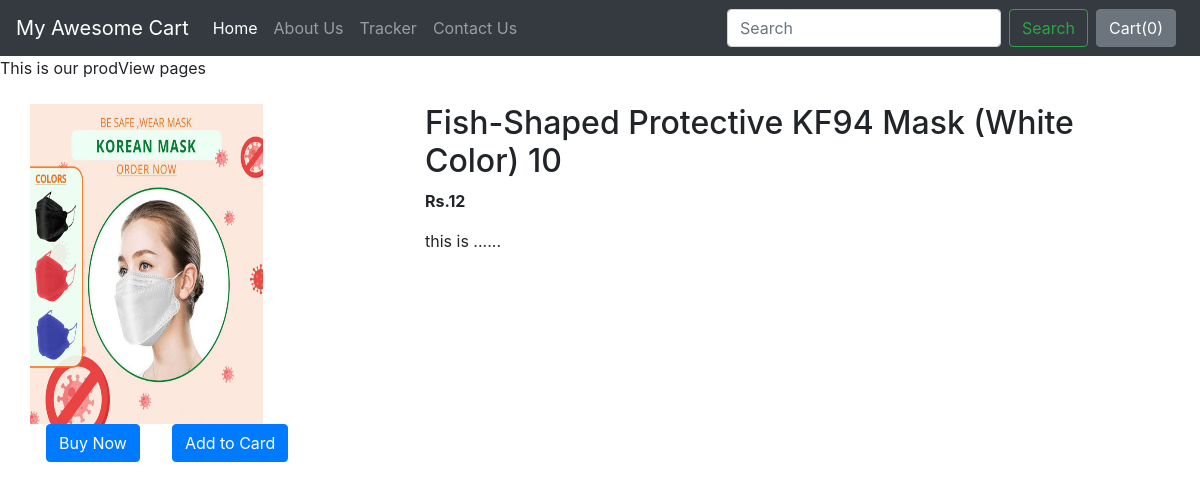
The app's page /shop/products/15 with its own data.
### shop/models.py (models this page shows, shortened)
class Product(models.Model):
    product_id = models.AutoField
    product_name = models.CharField(max_length=50)
    category = models.CharField(max_length=50, default="")
    subcategory = models.CharField(max_length=50, default="")
    price = models.IntegerField(default=0)
    desc = models.CharField(max_length=300)
    pub_date = models.DateField()
    image = models.ImageField(upload_to='shop/images', default="")

### shop/views.py (the view)
# urls.py: path("products/<int:myid>",views.productView,name="ProductView"),
def productView(request, myid):
    product = Product.objects.filter(id=myid)
    return render(request, 'shop/prodView.html', {'product':product[0]})

### shop/templates/shop/prodView.html (shortened to what this page needs)
{% extends 'shop/basic.html' %}
{% block body %}
 This is our prodView pages
<div class="container my-4">
    <div class="row">
    <div class="col-md-4">
        <div class="row">
            <img src="/media/{{product.image}}" width="233px" height="320px">
        </div>
           <div class="row">
            <button class="btn btn-primary mx-3"> Buy Now </button>
            <button class="btn btn-primary mx-3"> Add to Card</button>
           </div>
    </div>
    <div class="col-md-8">
        <h2>{{product.product_name}}</h2>
        <p><b>Rs.{{product.price}}</b></p>
        <p>{{product.desc}}</p>
    </div>
    </div>
</div>
{% endblock %}

### records on screen
Product: image (picture), product_name "Fish-Shaped Protective KF94 Mask (White Color) 10", price "12", desc "this is ......"
